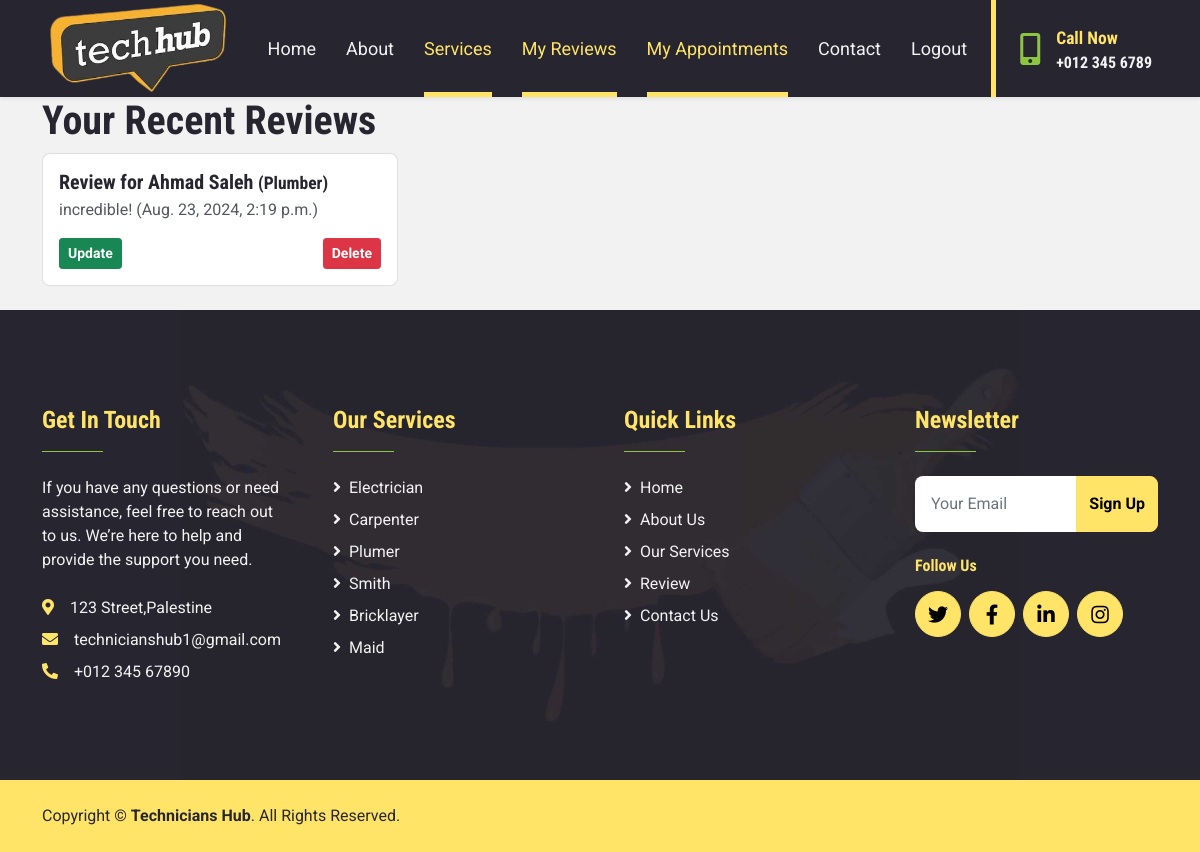
/recent_reviews (signed in), run on an earlier commit of the app's database.
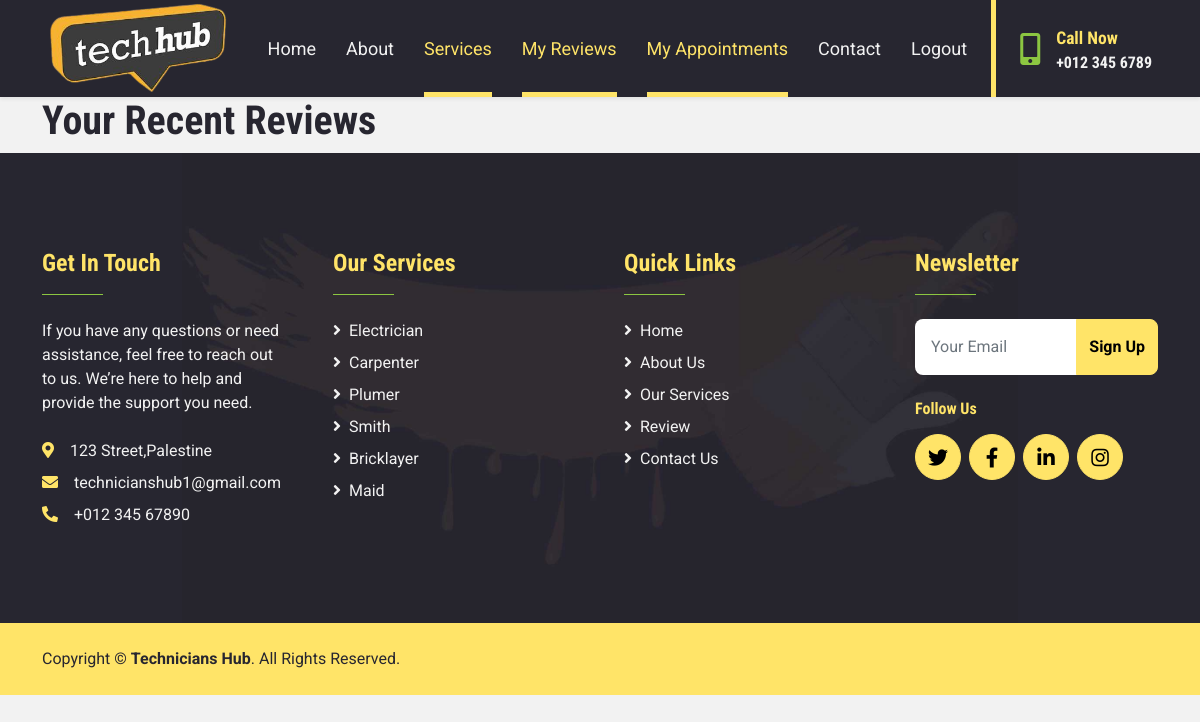
And on a later commit of the database.
### Technicians_app/models.py (models this page shows, shortened)
class Review(models.Model):
    technician = models.ForeignKey(Technician, related_name= "technician_reviews",  on_delete=models.CASCADE, default=1)
    user = models.ForeignKey(User, related_name= "user_reviews", on_delete=models.CASCADE, default=1)
    content = models.TextField()
    created_at = models.DateTimeField(auto_now_add=True)
    updated_at = models.DateTimeField(auto_now=True)

class Technician(models.Model):
    first_name = models.CharField(max_length=45)
    last_name = models.CharField(max_length=45)
    bio = models.TextField()
    phone_number = models.CharField(max_length=25)
    city = models.CharField(max_length=45)
    age = models.IntegerField()
    image = models.ImageField(upload_to='image/')
    created_at = models.DateField(auto_now_add=True)
    updated_at = models.DateField(auto_now=True)
    users = models.ManyToManyField(User, related_name="technicians",blank=True)
    role=models.ForeignKey(Role,related_name="technicians",on_delete=models.CASCADE , default=1)

class Role(models.Model):
    name = models.CharField(max_length=60)
    created_at = models.DateField(auto_now_add=True)
    updated_at = models.DateField(auto_now=True)

### Technicians_app/views.py (the view)
# urls.py: path('recent_reviews', views.recent_reviews, name='recent_reviews'),
def recent_reviews(request):
    if 'id' in request.session:
        user_id = request.session['id']
        user = models.get_user(user_id)
        user_reviews = models.get_reviews_by_user(user_id)
        return render(request, 'recent_reviews.html', {'user': user, 'user_reviews': user_reviews})
    else:
        return redirect('login')

### Technicians_app/models.py (called while the page is built)
def get_user(user_id):
    user = User.objects.get(id=user_id)
    return user

def get_reviews_by_user(user_id):
    return Review.objects.filter(id=user_id)

### Technicians_app/templates/recent_reviews.html (shortened to what this page needs)
<!DOCTYPE html>
<html lang="en">
<head>
    {% load static%}
    <link href="https://cdnjs.cloudflare.com/ajax/libs/font-awesome/5.15.0/css/all.min.css" rel="stylesheet">
    <link href="https://cdn.jsdelivr.net/npm/bootstrap-icons@1.4.1/font/bootstrap-icons.css" rel="stylesheet">
    <link href="lib/owlcarousel/assets/owl.carousel.min.css" rel="stylesheet">
    <link href="{% static 'css/bootstrap.min.css'%}" rel="stylesheet">
    <link href="{% static 'css/services.css'%}" rel="stylesheet">
</head>
<body class="bg-light">
    <nav class="navbar navbar-expand-lg bg-dark navbar-dark shadow-sm px-5 py-3 py-lg-0">
        <a href="/" class="Header-branding" data-nc-element="branding" data-content-field="site-title">
            <img src="{% static 'image/logo2.PNG' %}" alt="One &amp; Done Remodeling" sizes="200px"
                class="Header-branding-logo" style="display:block; width:180px; height:auto;" loading="lazy"
                decoding="async" data-loader="sqs">
        </a>
        <div class="collapse navbar-collapse" id="navbarCollapse">
            <div class="navbar-nav ms-auto py-0 pe-4 border-end border-5 border-primary">
                <a href="/" class="nav-item nav-link">Home</a>
                <a href="/about_us" class="nav-item nav-link">About</a>
                <a href="/services" class="nav-item nav-link active">Services</a>
                <a href="{% url 'recent_reviews' %}" class="nav-item nav-link active">My Reviews</a>
                <a href="/recent_appointments" class="nav-item nav-link active">My Appointments</a>
                <a href="/contact" class="nav-item nav-link">Contact</a>
                <a href="{% url 'logout_user' %}" class="nav-item nav-link">Logout</a>
            </div>
            <div class="d-none d-lg-flex align-items-center ps-4">
                <i class="fa fa-2x fa-mobile-alt text-secondary me-3"></i>
                <div>
                    <h5 class="text-primary mb-1"><small>Call Now</small></h5>
                    <h6 class="text-light m-0">+012 345 6789</h6>
                </div>
            </div>
        </div>
    </nav>
    <div class="container">
        <h1>Your Recent Reviews</h1>
        <div class="row">
            {% for review in user.user_reviews.all %}
                <div class="col-md-4">
                    <div class="card mb-4">
                        <div class="card-body">
                            <h5 class="card-title">Review for {{ review.technician.first_name }} {{ review.technician.last_name }} <small>({{ review.technician.role.name }})</small></h5>
                            <p class="card-text">{{ review.content }} ({{ review.updated_at }})</p>
                            <div class="d-flex justify-content-between">
                                <a href="{% url 'update_review' review.id %}" class="btn btn-success btn-sm">Update</a>
                                <a href="{% url 'confirm_delete_review' review.id %}" class="btn btn-danger btn-sm">Delete</a>
                            </div>
                        </div>
                    </div>
                </div>
            {% endfor %}
        </div>
    </div>
    <div class="container-fluid bg-dark bg-footer text-light py-5">
        <div class="container py-5">
            <div class="row g-5">
                <div class="col-lg-3 col-md-6">
                    <h4 class="text-primary">Get In Touch</h4>
                    <hr class="w-25 text-secondary mb-4" style="opacity: 1;">
                    <p class="mb-4">If you have any questions or need assistance, feel free to reach out to us. We’re
                        here to help and provide the support you need.</p>
                    <p class="mb-2"><i class="fa fa-map-marker-alt text-primary me-3"></i>123 Street,Palestine</p>
                    <p class="mb-2"><i class="fa fa-envelope text-primary me-3"></i>technicianshub1@gmail.com</p>
                    <p class="mb-0"><i class="fa fa-phone-alt text-primary me-3"></i>+012 345 67890</p>
                </div>
                <div class="col-lg-3 col-md-6">
                    <h4 class="text-primary">Our Services</h4>
                    <hr class="w-25 text-secondary mb-4" style="opacity: 1;">
                    <div class="d-flex flex-column justify-content-start">
                        <a class="text-light mb-2" href="#"><i class="fa fa-angle-right me-2"></i>Electrician</a>
                        <a class="text-light mb-2" href="#"><i class="fa fa-angle-right me-2"></i>Carpenter</a>
                        <a class="text-light mb-2" href="#"><i class="fa fa-angle-right me-2"></i>Plumer</a>
                        <a class="text-light mb-2" href="#"><i class="fa fa-angle-right me-2"></i>Smith</a>
                        <a class="text-light mb-2" href="#"><i class="fa fa-angle-right me-2"></i>Bricklayer</a>
                        <a class="text-light" href="#"><i class="fa fa-angle-right me-2"></i>Maid</a>
                    </div>
                </div>
                <div class="col-lg-3 col-md-6">
                    <h4 class="text-primary">Quick Links</h4>
                    <hr class="w-25 text-secondary mb-4" style="opacity: 1;">
                    <div class="d-flex flex-column justify-content-start">
                        <a class="text-light mb-2" href="#"><i class="fa fa-angle-right me-2"></i>Home</a>
                        <a class="text-light mb-2" href="#"><i class="fa fa-angle-right me-2"></i>About Us</a>
                        <a class="text-light mb-2" href="#"><i class="fa fa-angle-right me-2"></i>Our Services</a>
                        <a class="text-light mb-2" href="#"><i class="fa fa-angle-right me-2"></i>Review</a>
                        <a class="text-light" href="#"><i class="fa fa-angle-right me-2"></i>Contact Us</a>
                    </div>
                </div>
                <div class="col-lg-3 col-md-6">
                    <h4 class="text-primary">Newsletter</h4>
                    <hr class="w-25 text-secondary mb-4" style="opacity: 1;">
                    <form action="">
                        <div class="input-group">
                            <input type="text" class="form-control p-3 border-0" placeholder="Your Email">
                            <button class="btn btn-primary">Sign Up</button>
                        </div>
                    </form>
                    <h6 class="text-primary mt-4 mb-3">Follow Us</h6>
                    <div class="d-flex">
                        <a class="btn btn-lg btn-primary btn-lg-square rounded-circle me-2" href="#"><i
                                class="fab fa-twitter"></i></a>
                        <a class="btn btn-lg btn-primary btn-lg-square rounded-circle me-2" href="#"><i
                                class="fab fa-facebook-f"></i></a>
                        <a class="btn btn-lg btn-primary btn-lg-square rounded-circle me-2" href="#"><i
                                class="fab fa-linkedin-in"></i></a>
                        <a class="btn btn-lg btn-primary btn-lg-square rounded-circle" href="#"><i
                                class="fab fa-instagram"></i></a>
                    </div>
                </div>
            </div>
        </div>
    </div>
    <div class="container-fluid bg-primary text-dark py-4">
        <div class="container">
            <div class="row g-0">
                <div class="col-md-6 text-center text-md-start">
                    <p class="mb-md-0">Copyright &copy; <a class="text-dark fw-bold" href="#">Technicians Hub</a>. All
                        Rights Reserved.</p>
                </div>
            </div>
        </div>
    </div>
</html>

### Technicians_app/static/css/services.css (style rules this page uses)
:root { --primary: #FFE468; --secondary: #8CC641; --light: #F2F2F2; --dark: #272630; }
.btn { font-weight: 700; transition: .5s; }
.btn-lg-square { width: 46px; height: 46px; }
.btn-square, .btn-sm-square, .btn-lg-square { padding-left: 0; padding-right: 0; text-align: center; }
.navbar-dark .navbar-nav .nav-link { position: relative; margin-left: 30px; padding: 35px 0; font-size: 18px; color: var(--light); outline: none; transition: .5s; }
.navbar-dark .navbar-nav .nav-link:hover, .navbar-dark .navbar-nav .nav-link.active { color: var(--primary); }
@media (min-width: 992px) { .navbar-dark .navbar-nav .nav-link::before { position: absolute; content: ""; width: 0; height: 5px; bottom: 0; left: 50%; background: var(--primary); transition: .5s; } }
@media (min-width: 992px) { .navbar-dark .navbar-nav .nav-link:hover::before, .navbar-dark .navbar-nav .nav-link.active::before { width: 100%; left: 0; } }
.bg-footer { background: url(../img/footer.jpg) center center no-repeat; background-size: contain; }

What changed in the data, as far as the page shows it:
removed Review: technician.first_name "Ahmad", technician.last_name "Saleh", technician.role.name "Plumber", content "incredible!", updated_at "Aug. 23, 2024, 2:19 p.m."
